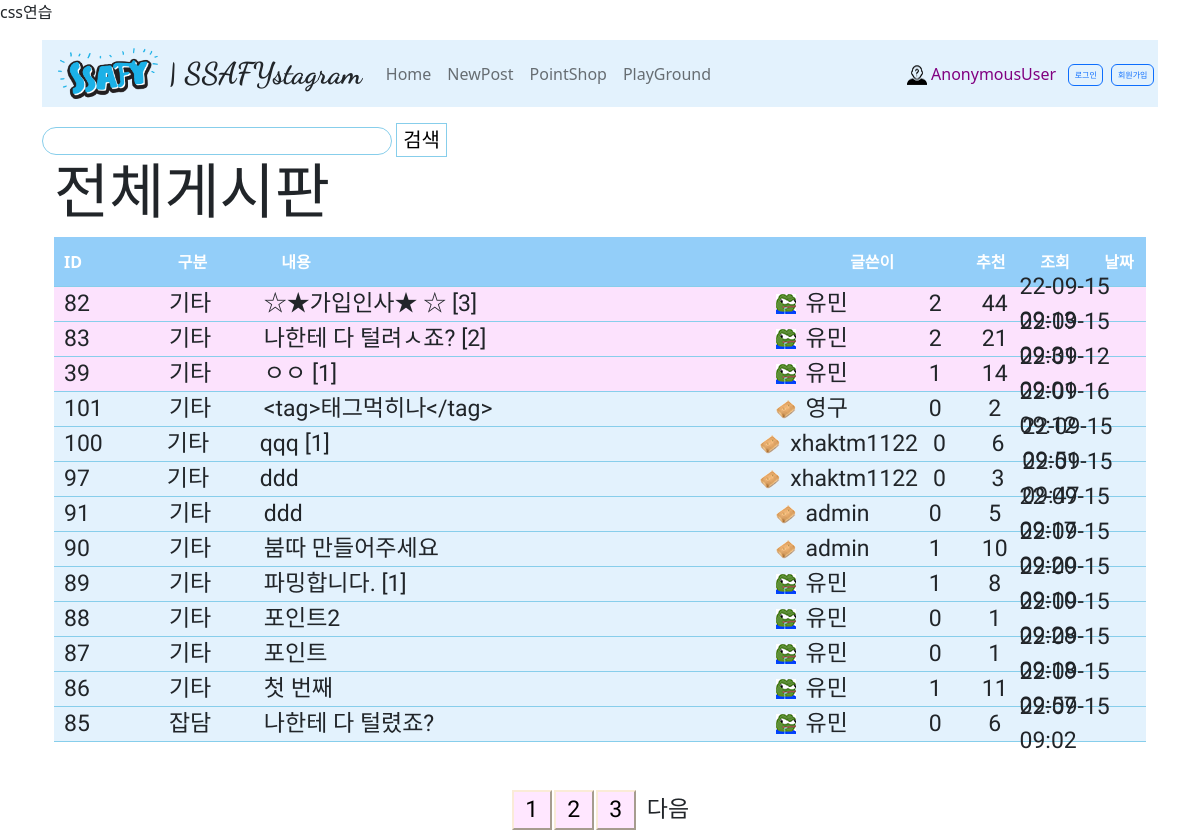
The app's page /articles/ with its own data.
### articles/models.py (models this page shows, shortened)
class Article(models.Model):
    header_choices = (
	('기타', '기타'),
    ('잡담', '잡담'),
    ('유머', '유머'),
    ('게임', '게임'),
    ('일상', '일상'),
    )
    header = models.CharField(max_length=2, choices=header_choices, default='기타')
    username = models.CharField(default='익명',max_length=50)
    title = models.CharField(max_length=20)
    content = models.TextField()
    count = models.IntegerField(default=0)
    up_count = models.IntegerField(default=0)
    comment_count = models.IntegerField(default=0)
    created_at = models.DateTimeField(auto_now_add=True)
    updated_at = models.DateTimeField(auto_now=True)
    def 욕필터(self,str):
        return str.replace("씨팔","**")

class Profile(models.Model):
    username = models.CharField(max_length=50)
    icon_id = models.IntegerField(default=0)
    icon_url = models.TextField(default='icon/gunbbang.png')

### articles/views.py (the view)
# urls.py: path('', views.index, name='index'),
def index(request):
    global interval
    page = int(request.GET.get('page', 1))                      # 요청 페이지를 받아올때 인트값으로, 디폴트 1
    page_size = 10                                              # 보여줄 페이지의 개수
    page_end = page * page_size                                 # 아래에서 게시글을 페이지개수만큼 자를 변수
    page_start = page_end - page_size
    paginations = (len(Article.objects.all()) // page_size) +1  # 모든 게시글개수를 페이지 사이즈만큼 나누고 +1 만큼 페이지네이션 생성
    paginations_size = 3                                        # 페이지네이션 사이즈 (html에도 값 바꿔주어야함)
    if page <= paginations_size:                                # 페이지네이션 사이즈 처리 구간 첫 1,2,3 구간일때
        interval = 1
    if page != 1 and page % paginations_size == 1:              # 페이지가 1이아니고 페이지네이션 사이즈로 나눈 나머지 1일때 (즉 현재설정으론 4페이지)
        interval = page                                         # 글로벌 interval을 page값으로 할당 (아래에 range범위 바꿔서 다시 렌더링 해야함)
    articles = Article.objects.all()[::-1]
    articles = articles[page_start:page_end]                    # 현재 페이지 사이즈 10개만큼 잘라서 렌더링해야함
    for article in articles:
        article.title = article.욕필터(article.title)
        if article.comment_count == 0:
            article.comment_count = ''          # 코멘트 0 이면 빈칸
        else:
             article.comment_count = f' [{ article.comment_count}]'
    article_popular = Article.objects.all().order_by('-up_count')[:3]
    for popular in article_popular:
        popular.title = popular.욕필터(popular.title)
        if popular.comment_count == 0:
            popular.comment_count = ''
        else:
             popular.comment_count = f' [{ popular.comment_count}]'
    print(articles)
    usernames = list(map(lambda article:article.username,list(articles)))
    usernames2 = list(map(lambda popular:popular.username,list(article_popular)))
    profiles = Profile.objects.filter(username__in=usernames)
    profiles2 = Profile.objects.filter(username__in=usernames2)
    for article in articles:
        for profile in profiles:
            if profile.username == article.username :
                article.profile = profile.icon_url
    for article in article_popular:                 # 이 부분 다시 이해가 필요
        for pro in profiles2:
            if pro.username == article.username :
                article.profile = pro.icon_url
    context ={
        'articles': articles,
        'article_popular': article_popular,
        'range': range(interval, paginations + 1),                      # 여기 range를 전달함으로써 구간만큼 페이지네이션 버튼 생성
        'interval': interval,
        'interval_2': interval + paginations_size,
        'paginations_size': paginations_size,
    }
    return render(request, 'articles/index.html', context)

### articles/context_processors.py (called while the page is built)
def profile_processor(request):
    first_profile = Profile()
    first_profile.icon_url = 'icon/anonymous.png'
    is_anonymoususer = str(request.user) == 'AnonymousUser'
    if is_anonymoususer == False:
        [first_profile] = Profile.objects.filter(username=request.user.username) # 일치하는 이름으로 필터로 거름 (get은 없으면 오류)
    return {
        'profile': first_profile,
    }

### articles/templates/articles/index.html (shortened to what this page needs)
{% extends 'base.html' %}
{% load static %}
{% block content %}
  <h1>전체게시판</h1>
  <section>
    <div class="oneline-head">
      <cell>
        ID
      </cell>
      <cell>
        구분
      </cell>
      <div class="divtitle">
        내용
      </div>
      <cell>
        글쓴이
      </cell>
      <cell2>
        추천
      </cell2>
      <cell2>
        조회
      </cell2>
      <cell2>
        날짜
      </cell2>
    </div>
    {% for popular in article_popular %}
      <div class="oneline-popluar">
        <cell>
          {{ popular.pk }}
        </cell>
        <cell>
          {{ popular.header }}
        </cell>
        <div class="divtitle">
          <a href="{% url 'articles:detail' popular.pk %}">
            {{ popular.title }}
            {{ popular.comment_count }}
          </div>
        <img style="width: 20px; height: 20px;" src="{% static popular.profile %}" alt="icon"/>
        <cell>
          {{ popular.username }}</cell>
        <cell2>
          {{ popular.up_count }}</cell2>
        <cell2>
          {{ popular.count }}</cell2>
        <div>
          {{ popular.created_at|date:"y-m-d m:s" }}
        </div>
      </div>
    {% endfor %}
    {% for article in articles %}
      <div class="oneline">
        <cell>
          {{ article.pk }}
        </cell>
        <cell>
          {{ article.header }}
        </cell>
        <div class="divtitle">
          <a href="{% url 'articles:detail' article.pk %}">
            {{ article.title }}
            {{ article.comment_count }}
          </div>
        <img style="width: 20px; height: 20px;" src="{% static article.profile %}" alt="icon"/>
        <cell>
          {{ article.username }}</cell>
        <cell2>
          {{ article.up_count }}</cell2>
        <cell2>
          {{ article.count }}</cell2>
        <div>
          {{ article.created_at|date:"y-m-d m:s" }}
        </div>
      </div>
    {% endfor %}
    <footer class="oneline-page">
      {% for pag in range %}
        {% if pag < interval_2 %}
          <form href="{% url 'articles:index' %}">
            <input class="pagebox" type="submit" name="page" value="{{ pag }}">
          </form>
        {% elif pag == interval_2 %}
          <a style="margin-left: 10px;" href="?page={{ interval|add:paginations_size }}">다음</a>
        {% endif %}
      {% endfor %}
    </footer>
  </section>
{% endblock content %}

### templates/base.html (shortened to what this page needs)
{% load static %}
<!DOCTYPE html>
<html lang="en">
  <head>
    <link href="https://cdn.jsdelivr.net/npm/bootstrap@5.2.0-beta1/dist/css/bootstrap.min.css" rel="stylesheet">
    <link rel="stylesheet" href="{% static 'css/style.css' %}">
    <link rel="stylesheet" href="{% static 'css/test.css' %}">
  </head>
  <body>
    <a href="{% url 'articles:test' %}">css연습</a>
    <div class="container">
      <nav class="navbar navbar-expand-lg navbar-light my-3" style="background-color: #e3f2fd;">
        <a class="navbar-brand disabled">
          <i class="fab fa-instagram ">
            <a href="{% url 'articles:index' %}"><img src="{% static 'img/ssafy.png' %}" width='100px;' style='margin-right: 10px;'></a>
          </i>
          <span class="insta">| SSAFYstagram</span>
        </a>
        <div class="collapse navbar-collapse justify-content-between" id="navbarNav">
          <ul class="navbar-nav ms-3">
            <li class="nav-item active">
              <a class="nav-link" href="{% url 'articles:index' %}">Home</a>
            </li>
            <li class="nav-item">
              <a class="nav-link" href="{% url 'articles:create' %}">NewPost</a>
            </li>
            <li class="nav-item">
              <a class="nav-link" href="{% url 'articles:pointshop' %}">PointShop</a>
            </li>
            <li class="nav-item">
              <a class="nav-link" href="{% url 'articles:download' %}">PlayGround</a>
            </li>
          </ul>
          <ul class="navbar-nav ms-3 align-items-center">
            <li class="nav-item">
              <a class="nav-link" style="color: purple;">
                <img style="width: 20px; height: 20px;" src="{% static profile.icon_url %}" alt="icon"/>
                {{ user }}
              </a>
            </li>
            {% if request.user.is_authenticated %}
              <li class="nav-item">
                <a class="nav-link" style="padding: 0px;">
                  <button type="button" data-bs-toggle="modal" data-bs-target="#exampleModal" class="btn btn-outline-primary padzero ">회원탈퇴</button>
                </a>
              </li>
              <li class="nav-item">
                <form class="nav-link" action="{% url 'accounts:logout' %}" method="POST">
                  {% csrf_token %}
                  <button type="submit" class="btn btn-outline-primary padzero">로그아웃</button>
                </form>
              </li>
              <li class="nav-item me-2">
                <a class="nav-link" href="{% url 'accounts:update' %}" style="padding: 0px; ">
                  <button type="button" class="btn btn-outline-primary padzero">회원정보수정</button>
                </a>
              </li>
            {% else %}
              <li class="nav-item">
                <a class="nav-link" href="{% url 'accounts:login' %}" style="padding: 4px; ">
                  <button type="button" class="btn btn-outline-primary padzero">로그인</button>
                </a>
              </li>
              <li class="nav-item">
                <a class="nav-link" href="{% url 'accounts:signup' %}" style="padding: 4px; ">
                  <button type="button" class="btn btn-outline-primary padzero">회원가입</button>
                </a>
              </li>
            {% endif %}
          </ul>
        </div>
      </nav>
      <form action="{% url 'articles:search' %}">
        <input class="searchinput" type="search" name="q">
        <input class="searchbox" type="submit" value="검색">
      </form>
      <div class="container">
        {% block content %}{% endblock content %}
      </div>
    </body>
  </html>

### articles/static/css/style.css (style rules this page uses)
h1 { font-family: 'Cute Font'; font-size: 60px; }
.insta { font-family: 'Dancing Script', cursive; font-size: 30px; font-weight: 900; }
.padzero { --bs-btn-padding-y: .25rem; --bs-btn-padding-x: .35rem; --bs-btn-font-size: .5rem; }
.oneline-head { display: flex; justify-content: start; align-items: center; height: 50px; border: solid 1px skyblue; border-top: 0px; border-left: 0px; border-right: 0px; background-color: rgb(147, 206, 249); font-weight: bold; color: white; }
.oneline { display: flex; justify-content: start; align-items: center; height: 35px; border: solid 1px skyblue; border-top: 0px; border-left: 0px; border-right: 0px; background-color: rgb(227, 242, 253); font-family: 'Cute Font'; font-size: 23px; }
.oneline-popluar { display: flex; justify-content: start; align-items: center; height: 35px; border: solid 1px skyblue; border-top: 0px; border-left: 0px; border-right: 0px; background-color: rgb(252, 226, 253); font-family: 'Cute Font'; font-size: 23px; }
.oneline-page { display: flex; justify-content: center; align-items: center; height: 35px; margin-top: 50px; font-family: 'Cute Font'; font-size: 23px; }
.pagebox { width: 40px; margin-left: 1px; margin-right: 1px; text-align: center; border-color: antiquewhite; background-color: rgb(255, 231, 255); }
cell { width: 125px; padding-left: 10px; }
cell2 { width: 70px; padding-left: 10px; text-align: center; }
.divtitle { width: 620px; }
a { text-decoration: none; color: inherit; }
.searchinput { width: 350px; border-radius: 50px; border:solid 1px skyblue; outline: none; }
.searchbox { border: solid 1px skyblue; background-color: white; font-family: 'Cute Font'; font-size: 20px; }

### records on screen
Article: pk "82", header "기타", title "☆★가입인사★ ☆", comment_count "[3]", icon_url (picture), username "유민", up_count "2", count "44", created_at "22-09-15 09:13"
Article: pk "83", header "기타", title "나한테 다 털려ㅅ죠?", comment_count "[2]", icon_url (picture), username "유민", up_count "2", count "21", created_at "22-09-15 09:31"
Article: pk "39", header "기타", title "ㅇㅇ", comment_count "[1]", icon_url (picture), username "유민", up_count "1", count "14", created_at "22-09-12 09:01"
Article: pk "101", header "기타", title "<tag>태그먹히나</tag>", icon_url (picture), username "영구", up_count "0", count "2", created_at "22-09-16 09:12"
Article: pk "100", header "기타", title "qqq", comment_count "[1]", icon_url (picture), username "xhaktm1122", up_count "0", count "6", created_at "22-09-15 09:51"
Article: pk "97", header "기타", title "ddd", icon_url (picture), username "xhaktm1122", up_count "0", count "3", created_at "22-09-15 09:47"
Article: pk "91", header "기타", title "ddd", icon_url (picture), username "admin", up_count "0", count "5", created_at "22-09-15 09:17"
Article: pk "90", header "기타", title "붐따 만들어주세요", icon_url (picture), username "admin", up_count "1", count "10", created_at "22-09-15 09:20"
Article: pk "89", header "기타", title "파밍합니다.", comment_count "[1]", icon_url (picture), username "유민", up_count "1", count "8", created_at "22-09-15 09:10"
Article: pk "88", header "기타", title "포인트2", icon_url (picture), username "유민", up_count "0", count "1", created_at "22-09-15 09:28"
Article: pk "87", header "기타", title "포인트", icon_url (picture), username "유민", up_count "0", count "1", created_at "22-09-15 09:18"
Article: pk "86", header "기타", title "첫 번째", icon_url (picture), username "유민", up_count "1", count "11", created_at "22-09-15 09:57"
Article: pk "85", header "잡담", title "나한테 다 털렸죠?", icon_url (picture), username "유민", up_count "0", count "6", created_at "22-09-15 09:02"

### other values on screen
{{ user }} "AnonymousUser"
